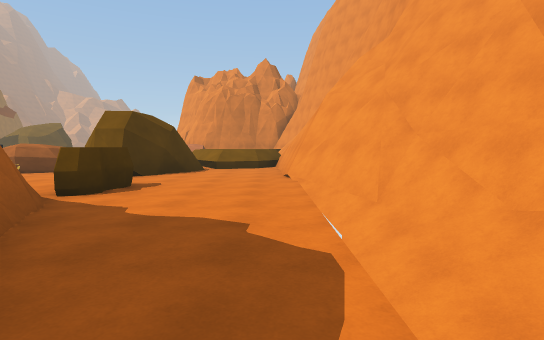
view 1 (above)

19 first-person views from a walk through a 3-D level made in the Unity game engine. The camera is 1.5 m above the floor, tilts 4° down and sees 80° across. The floor is counted in squares, 2 m on a side. Each view is taken from the middle of a square. On the plan, view 1 faces up. The plan holds only what a view shows up to about 11 squares ahead; the rest is blank. The place goes on beyond the plan. The player is left out. Surface patterns are stand-ins for the level's own textures.

view 2
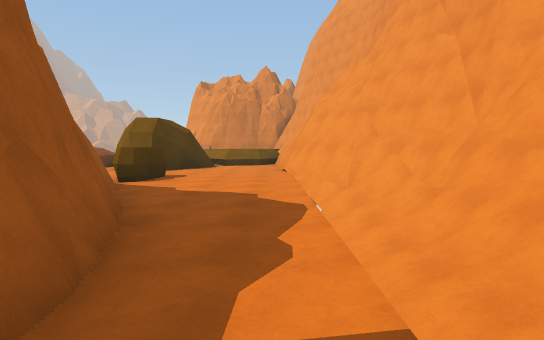

view 3
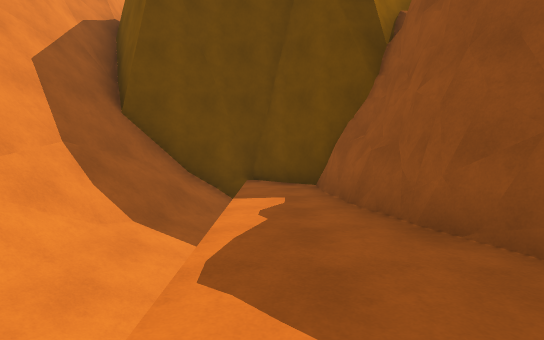

view 4
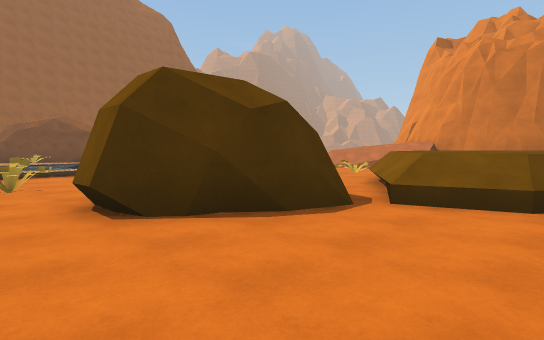

view 5
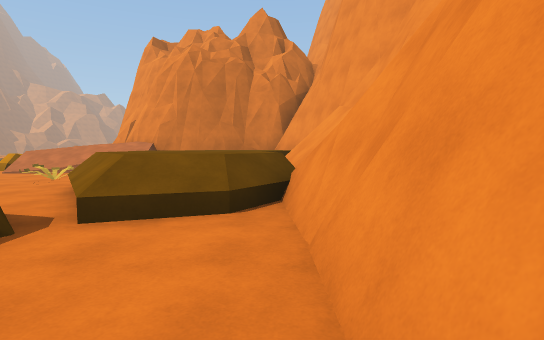

view 6
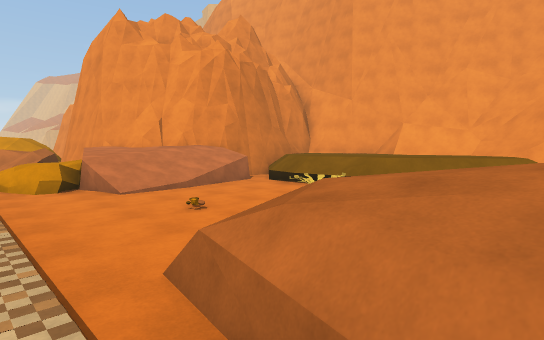

view 7
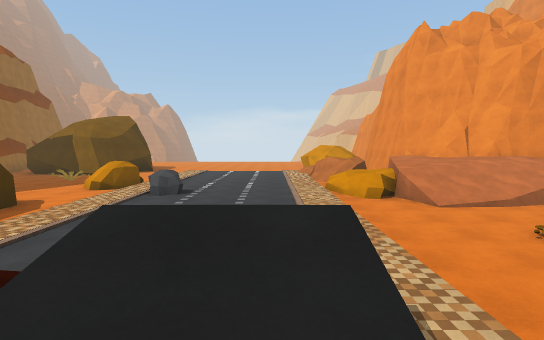

view 8
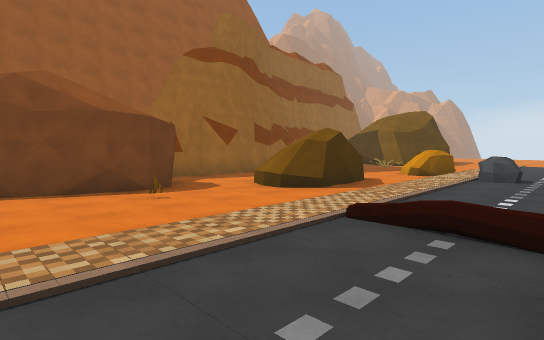

view 9
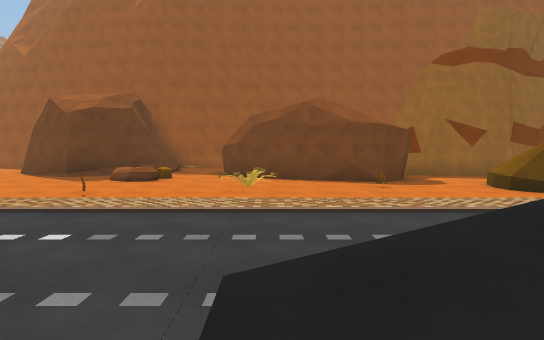

view 10
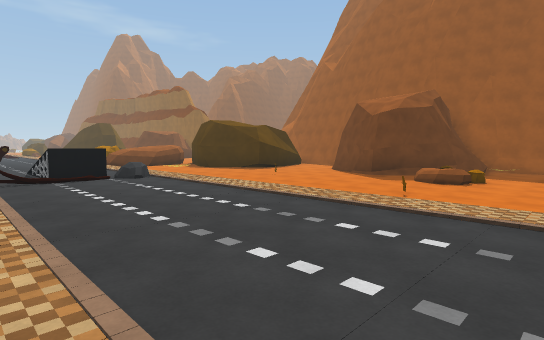

view 11
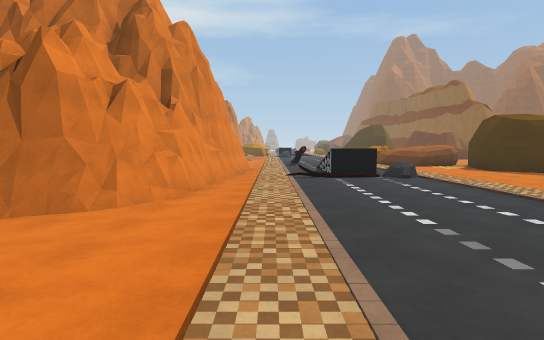

view 12
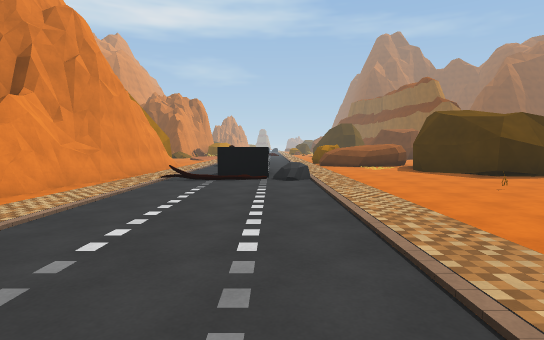

view 13
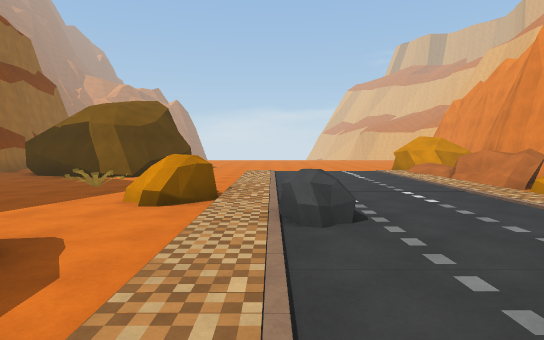

view 14
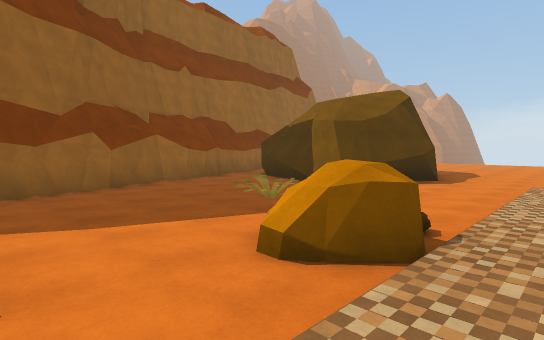

view 15
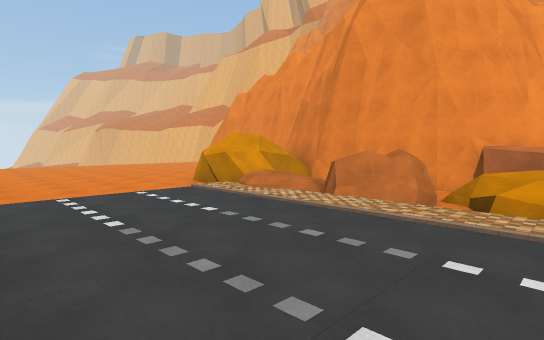

view 16
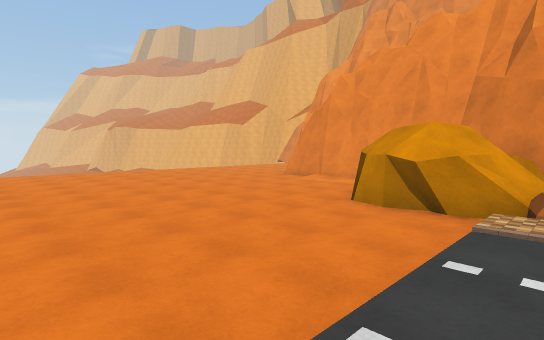

view 17
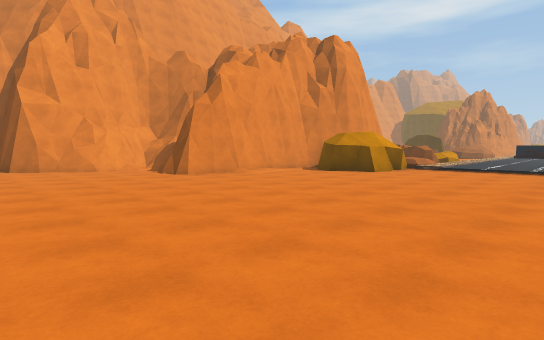

view 18
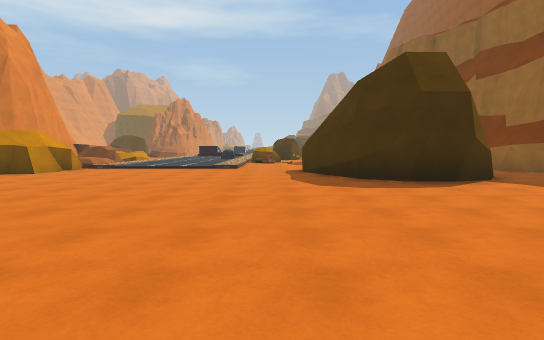

view 19
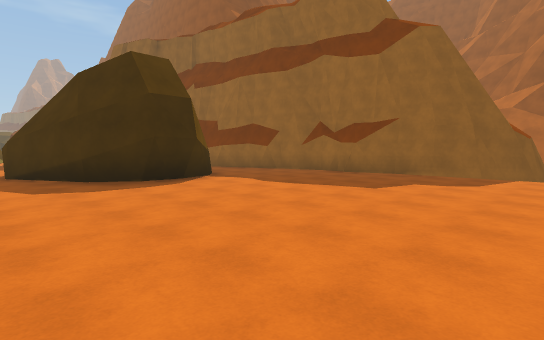

### Floor plan
Key: @ floor where view 1 was taken; # wall or solid block; x gap in a wall; . main floor; : floor 0.25 m higher than the main floor; - floor 0.5 m lower than the main floor; _ floor 0.75 m lower than the main floor; < floor 1 m lower than the main floor; + floor 1.25 m higher than the main floor; ( floor 1.25 m lower than the main floor; ! floor 1.5 m lower than the main floor; * floor 2.5 m higher than the main floor; / step, stairs or slope; = window, fence, low wall or low ledge; v drop or lower ground; R rock; P plant; O other object.
Columns run from 26 left of view 1 to 3 right of it. Each row starts with its distance up from view 1.
 37     ....... .......
 36 # .......................#
 35 #v......................##
 34 ##.....................##
 33  #.....................##
 32  #..................##//
 31  #..................#
 30  #....##............#
 29    ..####...........#
 28    ..   #........#xx#
 27   #.    ##....../#* #
 26   #.##  ##.//////#=##
 25   ##.####../::::// #
 24    #......./::::/  #
 23    #......./:::::RR#
 22    ##...P../:::::R###
 21     #.....RR:::::=//##
 20     #.....R/:::::////##
 19     ##...../R::::=////######
 18      #...R./:::::.#//////++#
 17      #.  R//:::::.....//+++##
 16      #.. RR/::: :.....=++++ #
 15      #...R./::: :....P//++//#
 14      #...../::  :... .//++//#
 13        #...////////   ./++//#
 12        #.O./::#////   ..///##
 11       ##.../::=////    #/./#
 10       #..P./:://: ///  #...#
  9      ##..../:::::....###...#
  8   #......../:::::..P.......#
  7   #....R.../:::::..........#
  6     ##.R..O/:::::......R...#
  5      #...../:::::...# :R...
  4      ##..../:::::..##  #...  #
  3      ##..../:::::.##   #...!_#
  2      #...../:::::.#    ##..!<#
  1      ...O../:::O:.#     #..!_#
  0       ...../:##::/#     #.@!-#
 -1      ....../:v/::/      ##.(.#
 -2      ##..../:=/::/       #.<##
 -3       ##.../  /::#       #####

Where each view was taken, in squares from view 1:
view 1: 0 up, 0 right, facing up
view 2: 2 down, 0 right, facing up
view 3: 4 up, 0 right, facing down
view 4: 7 up, 0 right, facing up-left
view 5: 8 up, 0 right, facing up
view 6: 11 up, 10 left, facing up-right
view 7: 11 up, 11 left, facing up
view 8: 10 up, 12 left, facing up-left
view 9: 10 up, 10 left, facing left
view 10: 9 up, 10 left, facing down-left
view 11: 9 up, 10 left, facing down
view 12: 8 up, 13 left, facing down
view 13: 15 up, 14 left, facing up
view 14: 18 up, 14 left, facing up-left
view 15: 20 up, 14 left, facing up-right
view 16: 25 up, 14 left, facing up-right
view 17: 37 up, 14 left, facing down-right
view 18: 37 up, 16 left, facing down
view 19: 37 up, 16 left, facing down-left
